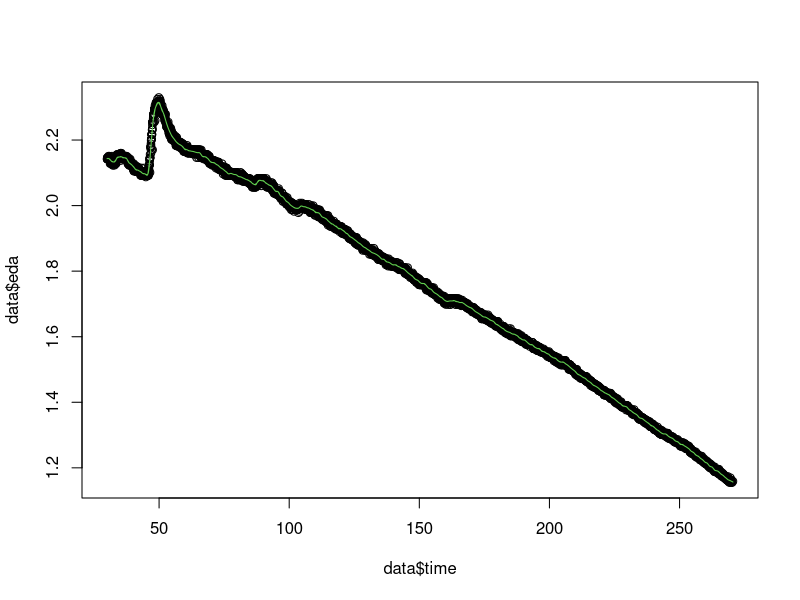

Write R code to recreate this figure.
setwd("/Users/renekizilcec/Dropbox/r-code/STATS/comm372/data/")

data=read.csv("claire_pip_inter2.csv", stringsAsFactors=F)
colnames(data)=c("z","y","x","battery","temp","eda","time")
rate=32 #sampling rate
length=4*60+49 #video length

data$time=strptime(data$time, format="%H:%M:%OS", tz="") #convert time
data$time=data$time-min(data$time) #make time relative
data=subset(data, time<=length) #cut off end
#data$eda=scale(data$eda)

# define conditions
# -1=disregard; 0=noPIP; 1=PIP
cond1=c(rep(-1, 30*rate), rep(0, 15*rate), rep(1, 15*rate), rep(0, 15*rate), rep(1, 15*rate), rep(0, 15*rate), rep(1, 15*rate), rep(0, 15*rate), rep(1, 15*rate), rep(0, 15*rate), rep(1, 15*rate), rep(0, 15*rate), rep(1, 15*rate), rep(0, 15*rate), rep(1, 15*rate), rep(0, 15*rate), rep(1, 15*rate), rep(-1, 18*rate))[1:nrow(data)]
cond2=c(rep(-1, 30*rate), rep(1, 15*rate), rep(0, 15*rate), rep(1, 15*rate), rep(0, 15*rate), rep(1, 15*rate), rep(0, 15*rate), rep(1, 15*rate), rep(0, 15*rate), rep(1, 15*rate), rep(0, 15*rate), rep(1, 15*rate), rep(0, 15*rate), rep(1, 15*rate), rep(0, 15*rate), rep(1, 15*rate), rep(0, 15*rate), rep(-1, 18*rate))[1:nrow(data)]

### file specific
data$marker=cond2
data=subset(data, marker!=-1)

plot(data$time,data$eda)
lines(data$time,predict(loess(eda ~ as.numeric(time), span=0.01, data), data),col=3)


